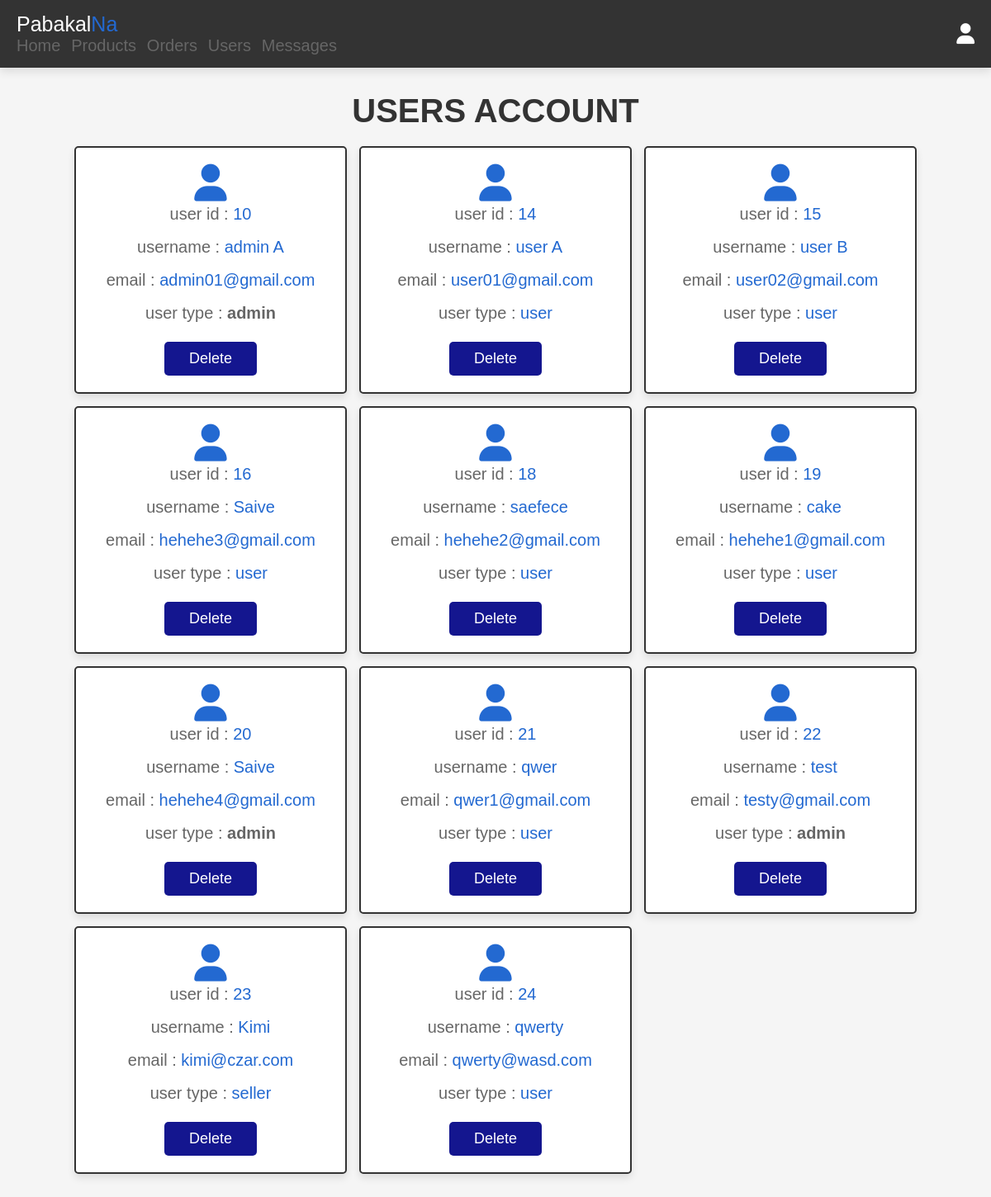
The app's page /pabakalna-main3/admin_users.php (signed in) with its own data.
### tables this page shows
CREATE TABLE `users` (
  `id` int(100) NOT NULL,
  `name` varchar(100) NOT NULL,
  `email` varchar(100) NOT NULL,
  `password` varchar(100) NOT NULL,
  `user_type` varchar(20) NOT NULL DEFAULT 'user'
);

### pabakalna-main3/admin_users.php (the view, shortened to what this page needs)
<?php
@include 'config.php';
?>
<!DOCTYPE html>
<html lang="en">
<head>
   <link rel="stylesheet" href="https://cdnjs.cloudflare.com/ajax/libs/font-awesome/6.5.1/css/all.min.css">
   <link rel="stylesheet" href="css/admin_style.css">
</head>
<body>
<?php @include 'admin_header.php'; ?>
<section class="users">
   <h1 class="title">users account</h1>
   <div class="box-container">
      <?php
         $select_users = mysqli_query($conn, "SELECT * FROM `users`") or die('query failed');
         if(mysqli_num_rows($select_users) > 0){
            while($fetch_users = mysqli_fetch_assoc($select_users)){
      ?>
      <div class="box">
      <i class="fa fa-user" aria-hidden="true"></i>
         <p>user id : <span><?php echo $fetch_users['id']; ?></span></p>
         <p>username : <span><?php echo $fetch_users['name']; ?></span></p>
         <p>email : <span><?php echo $fetch_users['email']; ?></span></p>
         <p>user type : <span style="color:<?php if($fetch_users['user_type'] == 'admin'){ echo 'var(--orange)'; }; ?>;
                                    font-weight:<?php if($fetch_users['user_type'] == 'admin'){ echo 'bold'; }; ?>;"><?php echo $fetch_users['user_type']; ?></span></p>
         <a href="admin_users.php?delete=<?php echo $fetch_users['id']; ?>" onclick="return confirm('delete this user?');" class="delete-btn">delete</a>
      </div>
      <?php
         }
      }
      ?>
   </div>
</section>
</body>
</html>

### pabakalna-main3/css/admin_style.css (style rules this page uses)
:root { --lightblue:#2369d1; --blue:#14168f; --skyblue:#09648f; --black:#333; --white:#fff; --light-color:#666; --light-white:#ccc; --light-bg:#f5f5f5; --border:.2rem solid var(--black); --box-shadow:0 .5rem 1rem rgba(0,0,0,.1); --light-black: #443; --border-radius: 95% 4% 97% 5% / 4% 94% 3% 95%; --border-radius-hover: 4% 95% 6% 95% / 95% 4% 92% 5%; --border-hover: .2rem dashed var(--black); }
* { font-family: 'Poppins', sans-serif; margin:0; padding:0; box-sizing: border-box; outline: none; border:none; text-decoration: none; transition:all .2s linear; }
html { font-size: 62.5%; overflow-x: hidden; scroll-behavior: smooth; scroll-padding-top: 6.5rem; }
body { background: var(--light-bg); }
section { padding:3rem 2rem; }
.title { text-align: center; margin-bottom: 2rem; color:var(--black); text-transform: uppercase; font-size: 4rem; }
.btn, .delete-btn, .option-btn { display: inline-block; border-radius: .5rem; margin-top: 1rem; font-size: 1.8rem; color:var(--white); cursor: pointer; padding:1rem 3rem; text-transform: capitalize; }
.delete-btn { background-color: var(--blue); }
.users .box-container { display: grid; grid-template-columns: repeat(auto-fit, 33rem); gap:1.5rem; align-items: flex-start; max-width: 1200px; margin: 0 auto; justify-content: center; }
.users .box-container .box { padding:2rem; border:var(--border); background-color: var(--white); box-shadow: var(--box-shadow); border-radius: .5rem; text-align: center; }
.users .box-container .box i { font-size: 4.5rem; color:var(--lightblue); }
.users .box-container .box p { font-size: 2rem; color:var(--light-color); margin-bottom: 1rem; line-height: 1.5; text-overflow: ellipsis; }
.users .box-container .box p span { color:var(--lightblue); }
.users .box-container .box .delete-btn { margin-top: .5; }

### records on screen
users: id "10", name "admin A", email "admin01@gmail.com", user_type "admin"
users: id "14", name "user A", email "user01@gmail.com", user_type "user"
users: id "15", name "user B", email "user02@gmail.com", user_type "user"
users: id "16", name "Saive", email "hehehe3@gmail.com", user_type "user"
users: id "18", name "saefece", email "hehehe2@gmail.com", user_type "user"
users: id "19", name "cake", email "hehehe1@gmail.com", user_type "user"
users: id "20", name "Saive", email "hehehe4@gmail.com", user_type "admin"
users: id "21", name "qwer", email "qwer1@gmail.com", user_type "user"
users: id "22", name "test", email "testy@gmail.com", user_type "admin"
users: id "23", name "Kimi", email "kimi@czar.com", user_type "seller"
users: id "24", name "qwerty", email "qwerty@wasd.com", user_type "user"
